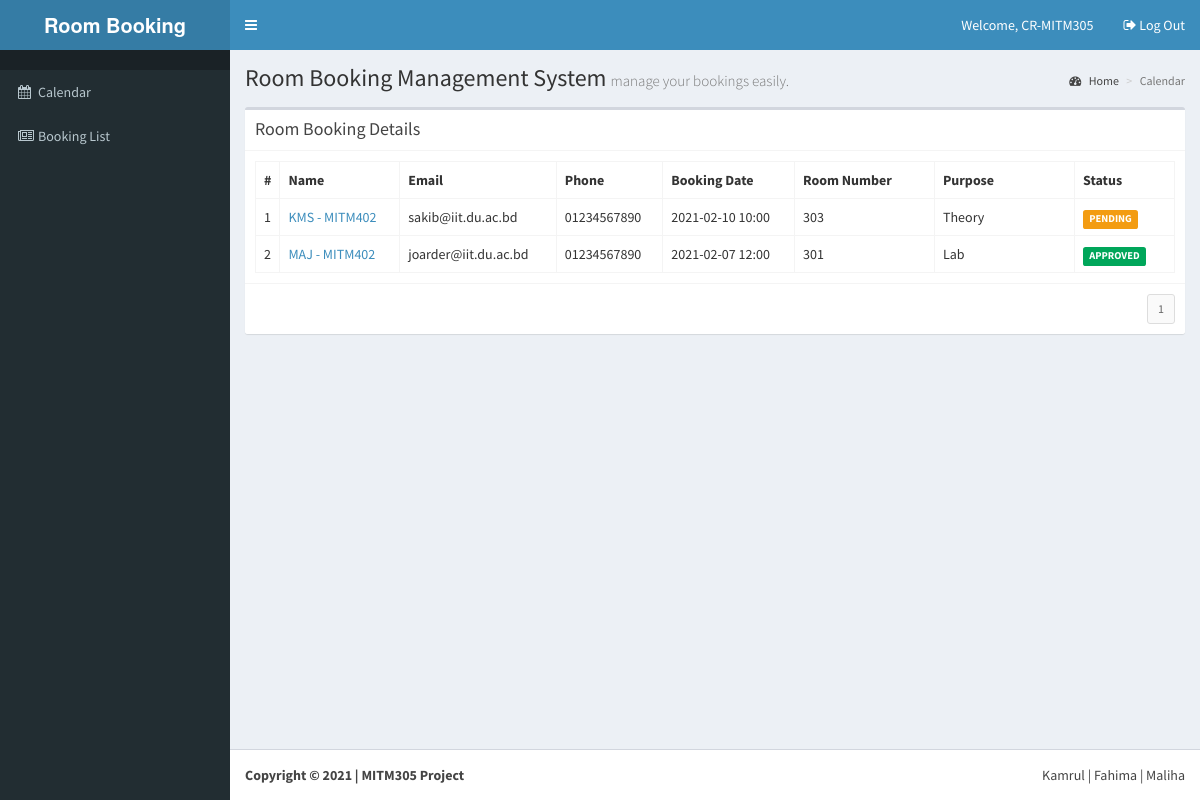
/views/?v=LIST (signed in), run on the app's committed database.
### tables this page shows
CREATE TABLE `tbl_users` (
  `id` int(10) NOT NULL,
  `name` varchar(100) NOT NULL,
  `pwd` varchar(200) NOT NULL,
  `address` varchar(250) NOT NULL,
  `phone` varchar(20) NOT NULL,
  `email` varchar(100) NOT NULL,
  `type` varchar(10) NOT NULL,
  `status` varchar(10) NOT NULL,
  `bdate` varchar(100) NOT NULL
);

CREATE TABLE `tbl_reservations` (
  `id` int(10) NOT NULL,
  `uid` int(10) NOT NULL,
  `ucount` int(10) NOT NULL,
  `rdate` varchar(100) NOT NULL,
  `status` varchar(10) NOT NULL,
  `comments` varchar(250) NOT NULL,
  `bdate` varchar(100) NOT NULL
);

### views/index.php (called while the page is built, shortened)
<?php
require_once '../library/functions.php';
require_once '../include/template.php';
?>

### library/database.php (called while the page is built, shortened)
<?php
require_once 'config.php';
$dbConn = mysqli_connect ($dbHost, $dbUser, $dbPass,$dbName);
function dbQuery($sql)
{
	global $dbConn;
	$result = mysqli_query($dbConn,$sql);
	return $result;
}
function dbFetchAssoc($result)
{
	return mysqli_fetch_assoc($result);
}
function dbNumRows($result)
{
	return mysqli_num_rows($result);
}
?>

### views/eventlist.php (the view, shortened to what this page needs)
<?php
$records = getBookingRecords();
?>
<div class="col-md-12">
  <div class="box">
    <div class="box-header with-border">
      <h3 class="box-title">Room Booking Details</h3>
    </div>
    <div class="box-body">
      <table class="table table-bordered">
        <tr>
          <th style="width: 10px">#</th>
          <th>Name</th>
          <th>Email</th>
          <th>Phone</th>
          <th>Booking Date</th>
          <th style="width: 140px">Room Number</th>
	  <th style="width: 140px">Purpose</th>
          <th style="width: 100px">Status</th>
        </tr>
        <?php
	  $idx = 1;
	  foreach($records as $rec) {
	  	extract($rec);
		$stat = '';
		if($status == "PENDING") {$stat = 'warning';}
		else if ($status == "APPROVED") {$stat = 'success';}
		?>
        <tr>
          <td><?php echo $idx++; ?></td>
          <td><a href="<?php echo WEB_ROOT; ?>views/?v=USER&ID=<?php echo $user_id; ?>"><?php echo strtoupper($user_name); ?></a></td>
	  <td><?php echo $user_email; ?></td>
          <td><?php echo $user_phone; ?></td>
          <td><?php echo $res_date; ?></td>
          <td><?php echo $count; ?></td>
	  <td><?php echo $comments; ?></td>
	  <td><span class="label label-<?php echo $stat; ?>"><?php echo $status; ?></span></td>
        </tr>
        <?php } ?>
      </table>
    </div>
    <div class="box-footer clearfix">
      <?php echo generatePagination(); ?> </div>
  </div>
</div>

### data on the page
tbl_users: name "KMS - MITM402", email "sakib@iit.du.ac.bd", phone "01234567890", tbl_reservations.rdate "2021-02-10 10:00", tbl_reservations.ucount "303", tbl_reservations.comments "Theory", tbl_reservations.status "PENDING"
tbl_users: name "MAJ - MITM402", email "joarder@iit.du.ac.bd", phone "01234567890", tbl_reservations.rdate "2021-02-07 12:00", tbl_reservations.ucount "301", tbl_reservations.comments "Lab", tbl_reservations.status "APPROVED"

### other printed values
$_SESSION['calendar_fd_user']['name'] "CR-MITM305"
